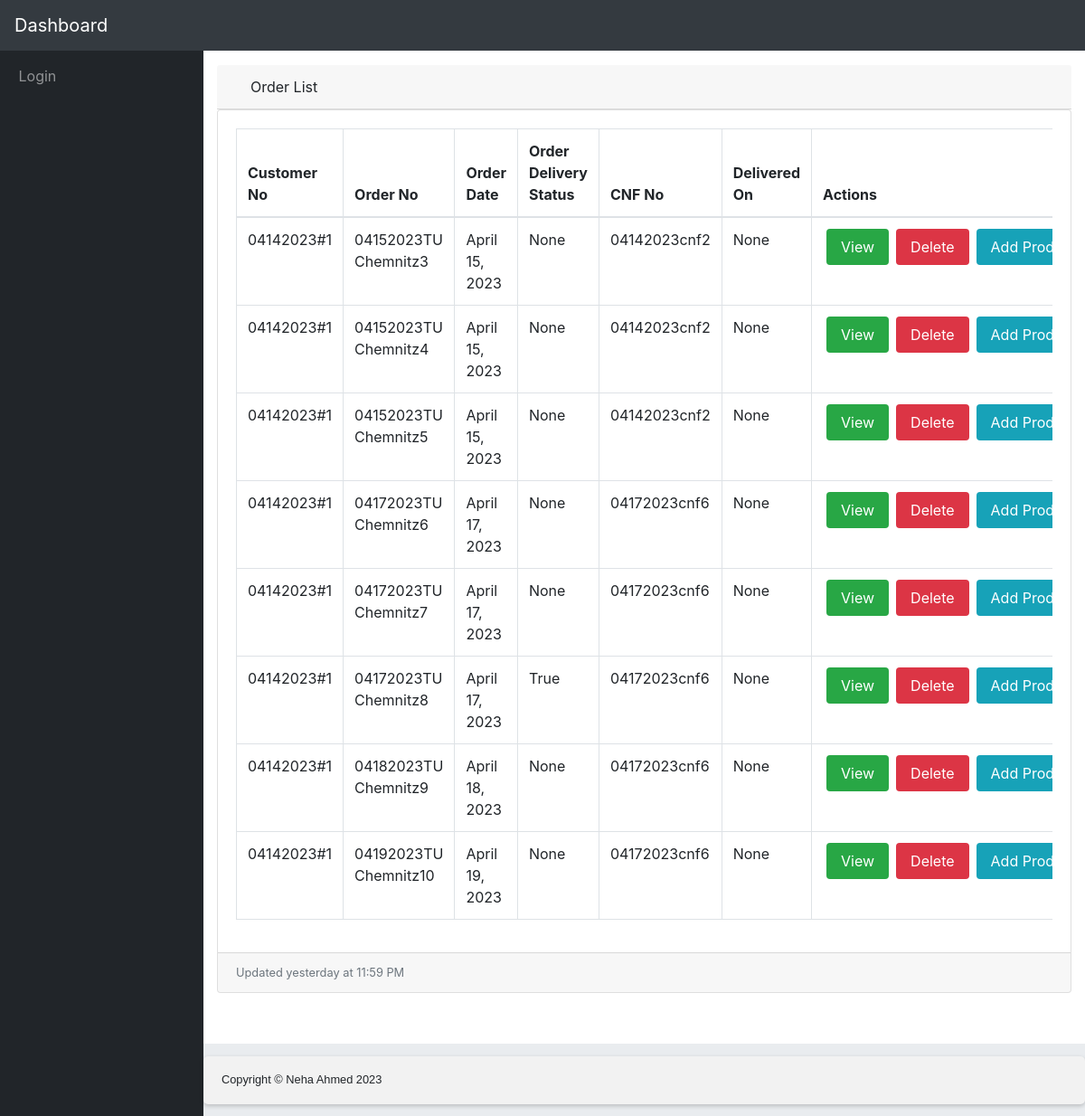
Screenshot of /orders/ with the database file from the repository.
### orders/models.py (models this page shows, shortened)
class Order(models.Model):
    company = models.CharField(max_length=20)
    order_no = models.CharField(max_length=20)
    order_date = models.DateField(default=datetime.date.today)
    order_delivery_status = models.CharField(max_length=20, null=True)
    delivered_on = models.DateField(null=True,validators=[Date_validation])
    cnf_no=models.CharField(null=True, max_length=50)

### orders/views.py (the view)
# urls.py: path('', views.order_list, name='order_list'),
def order_list(request):
    orders = Order.objects.all()
    return render(request, 'orders/order_list.html', {'orders': orders})

### templates/orders/order_list.html (shortened to what this page needs)
{% extends 'base.html' %}
{% block content %}
<div class="row">
  <div class="col-xl-12 col-sm-12 mb-12">
      <div class="card-header">
        <i class="fas fa-table"></i>
        Order List</div>
        <div class="card mb-3">
      <div class="card-body">
        <div class="table-responsive">
          <table class="table table-bordered" id="dataTable" width="100%" cellspacing="0">
            <thead>
              <tr>
                <th>Customer No</th>
                <th>Order No</th>
                <th>Order Date</th>
                <th>Order Delivery Status</th>
                <th>CNF No</th>
                <th>Delivered On</th>
                <th>Actions</th>
              </tr>
            </thead>
            <tbody>
              {% for order in orders %}
              <tr>
                <td>{{ order.company }}</td>
                <td>{{ order.order_no }}</td>
                <td>{{ order.order_date }}</td>
                <td>{{ order.order_delivery_status }}</td>
                <td>{{ order.cnf_no }}</td>
                <td>{{ order.delivered_on }}</td>
                <td>
                  <div class="action-btns">
                  <a href= "{% url 'order_detail' order.pk %}"> <button class="btn-view"  type=button>View</button></a>
                  <a href="{% url 'order_delete' order.pk %}" ><button class="btn-delete" type=button>Delete</button></a>
                  <a href="{% url 'product_create' order.pk %}" ><button class="btn btn-info" type=button>Add Product</button></a>
                </div>
              </td>
              </tr>
              {% empty %}
              <tr>
                <td colspan="12">No company details available.</td>
              </tr>
              {% endfor %}
            </tbody>
          </table>
        </div>
      </div>
      <div class="card-footer small text-muted">Updated yesterday at 11:59 PM</div>
    </div>
      <div class="card-body">
    </div>
  </div>
</div>
{% endblock %}

### templates/base.html (shortened to what this page needs)
{% load auth_extras %}
{% load static %}
<!DOCTYPE html>
<html lang="en">
<head>
  <link href="{% static 'vendor/fontawesome-free/css/all.min.css' %}" rel="stylesheet" type="text/css">
  <link href="{% static 'vendor/datatables/dataTables.bootstrap4.css' %}" rel="stylesheet">
  <link rel="stylesheet" href="https://stackpath.bootstrapcdn.com/bootstrap/4.1.3/css/bootstrap.min.css">
  <link href="{% static 'css/sb-admin.css' %}" rel="stylesheet">
  <link href="{% static '/css/track.css' %}" rel="stylesheet">
  <link href="{% static '/css/form-css.css' %}" rel="stylesheet">
</head>
<body id="page-top">
  <nav class="navbar navbar-expand navbar-dark bg-dark static-top">
    <a class="navbar-brand mr-1" href="#">Dashboard</a>
    <button class="btn btn-link btn-sm text-white order-1 order-sm-0" id="sidebarToggle" href="#">
      <i class="fas fa-bars"></i>
    </button>
    <ul class="navbar-nav ml-auto ml-md-0">
      <li class="nav-item dropdown no-arrow mx-1">
        <a class="nav-link dropdown-toggle" href="#" id="alertsDropdown" role="button" data-toggle="dropdown" aria-haspopup="true" aria-expanded="false">
        </a>
      </li>
      <li class="nav-item dropdown no-arrow mx-1">
        <a class="nav-link dropdown-toggle" href="#" id="messagesDropdown" role="button" data-toggle="dropdown" aria-haspopup="true" aria-expanded="false">
        </a>
      </li>
    </ul>
  </nav>
  <div id="wrapper">
    <ul class="sidebar navbar-nav">
      {% if user.is_authenticated %}
      <li class="nav-item">
        <a class="nav-link" href="{% url 'logout' %}">
          <i class="fa fa-hand-o-right"></i>
          <span>Logout</span></a>
      </li>
      {% else %}
      <li class="nav-item">
        <a class="nav-link" href="{% url 'login' %}">
          <span>Login</span></a>
      </li>
      {% endif%}
    </ul>
    <div id="content-wrapper">
      <div class="container-fluid">
    {% block content %}
    {% endblock %}
      <footer class="sticky-footer">
        <div class="container my-auto">
          <div class="copyright text-center my-auto">
            <span>Copyright © Neha Ahmed 2023</span>
          </div>
        </div>
      </footer>
    </div>
  </div>
</body>
</html>

### static/css/track.css (style rules this page uses)
.container { display: flex; flex-wrap: wrap; align-items: center; justify-content: space-between; padding: 20px; background-color: #f2f2f2; font-family: Arial, sans-serif; font-size: 16px; line-height: 1.5; box-shadow: 0 2px 5px rgba(0, 0, 0, 0.2); border-radius: 5px; }

### static/css/form-css.css (style rules this page uses)
* { box-sizing: border-box; }

### rows the page displays
Order: company "04142023#1", order_no "04152023TU Chemnitz3", order_date "April 15, 2023", order_delivery_status "None", cnf_no "04142023cnf2", delivered_on "None"
Order: company "04142023#1", order_no "04152023TU Chemnitz4", order_date "April 15, 2023", order_delivery_status "None", cnf_no "04142023cnf2", delivered_on "None"
Order: company "04142023#1", order_no "04152023TU Chemnitz5", order_date "April 15, 2023", order_delivery_status "None", cnf_no "04142023cnf2", delivered_on "None"
Order: company "04142023#1", order_no "04172023TU Chemnitz6", order_date "April 17, 2023", order_delivery_status "None", cnf_no "04172023cnf6", delivered_on "None"
Order: company "04142023#1", order_no "04172023TU Chemnitz7", order_date "April 17, 2023", order_delivery_status "None", cnf_no "04172023cnf6", delivered_on "None"
Order: company "04142023#1", order_no "04172023TU Chemnitz8", order_date "April 17, 2023", order_delivery_status "True", cnf_no "04172023cnf6", delivered_on "None"
Order: company "04142023#1", order_no "04182023TU Chemnitz9", order_date "April 18, 2023", order_delivery_status "None", cnf_no "04172023cnf6", delivered_on "None"
Order: company "04142023#1", order_no "04192023TU Chemnitz10", order_date "April 19, 2023", order_delivery_status "None", cnf_no "04172023cnf6", delivered_on "None"
